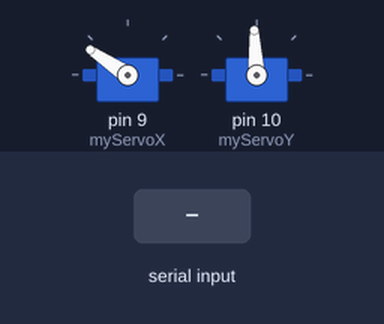
The sketch below on a simulated Arduino Uno, built with avr-gcc and run on an emulated ATmega328P. On the bench: 2 × servo. The test bench sets the inputs (shaded band).

Above: at 6.2 s.
6.3 s: "90 45\n" received over Serial
At 6.7 s:
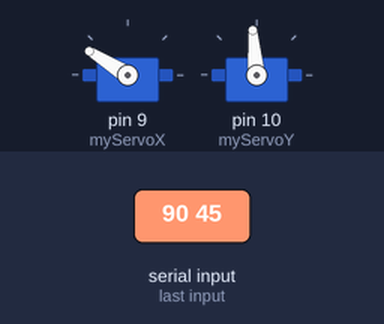
7.8 s: "30 150\n" received over Serial
At 8.8 s:
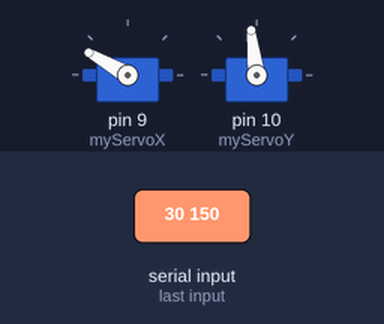
Timing chart, 0 to 10.8 s (numbered marks = the images above; inputs shaded):
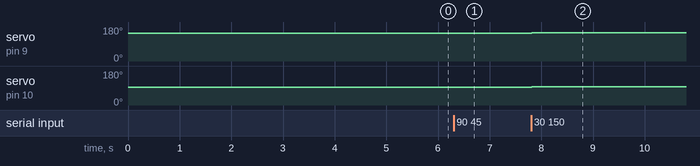

The sketch:

ArduinoReceiver.ino
```cpp
// Controlling a servo position using a potentiometer (variable resistor)
// by Michal Rinott <http://people.interaction-ivrea.it/m.rinott>

#include <Servo.h>

Servo myServoX;  // create servo object to control a servo
Servo myServoY;

#define MIN_DEGREES_X 1500
#define MAX_DEGREES_X 2600
#define MIN_DEGREES_Y 1100
#define MAX_DEGREES_Y 1900
#define MIDDLE_POS_X (MAX_DEGREES_X + MIN_DEGREES_X)/2;
#define MIDDLE_POS_Y (MAX_DEGREES_Y + MIN_DEGREES_Y)/2;


int joystickValueX;
int joystickValueY;
int posX;
int posY;

int valuesFromSerialPort[4];
int counter = 0;
boolean debug = false;

double delayTime = 0;

String inString = "";    // string to hold input

void setup()
{
  Serial.begin(9600);

  myServoX.attach(9);
  posX = MIDDLE_POS_X;
  myServoX.writeMicroseconds(posX);

  myServoY.attach(10);
  posY = MIDDLE_POS_Y;
  myServoY.writeMicroseconds(posY);

  delay(5000);
}


//void loop()
//{
//  joystickValueX = analogRead(0);            // reads the value of the joystick (value between 0 and 1023)
//  int centerAdjust = 20;
//  if (joystickValueX < (512 - centerAdjust)) {
//    posX -= 1;
//    delayTime = (joystickValueX + 1)/5;
//  } else if (joystickValueX > (512 + centerAdjust)) {
//    posX += 1;
//    delayTime = (abs(joystickValueX - 1024) + 1)/5;
//  } else {
//    posX += 0;
//    delayTime = 10;
//  }
//  posX = validatePosition(posX);
//  myServoX.write(posX);
//  Serial.println(delayTime);
//  delay(floor(delayTime));                           // waits for the servo to get there
//}
//
//int validatePosition(int posX) {
//  if (posX < MIN_DEGREES_X) {
//    return MIN_DEGREES_X;
//  } else if (posX > MAX_DEGREES_X) {
//    return MAX_DEGREES_X;
//  } else {
//    return posX;
//  }
//
//}


// Alternativ losningsmaate med to dimensjoner:
//void loop()
//{
//  if(debug) {
//      Serial.println(posX);
//  }
//
//  if(!myServoX.attached()) {
//    myServoX.attach(9);
//  }
//
//  if (Serial.available() > 0) {
//     int c = Serial.read() - '0';
//     Serial.println("c: " + c);
//     String miNambah = "";
//     while(c != -35 || c != -38) {
//       miNambah += c;
//       //joystickValueX = miNambah.toInt();
//       Serial.println(miNambah);
//       int c = Serial.read() - '0';
//     }
//
//
//  }
//  setPosX(joystickValueX);
//  myServoX.writeMicroseconds(posX);
//  //joystickValueY = analogRead(1);
//  //setPosY(joystickValueY);
//  //myServoY.write(posY);
//}

void loop()
{

  if(debug) {
      Serial.println(posX);
  }

  if(!myServoX.attached()) {
    myServoX.attach(9);
  }
  if(!myServoY.attached()) {
    myServoY.attach(10);
  }
  // Read serial input:
  while (Serial.available() > 0) {
    int inChar = Serial.read();
    if (isDigit(inChar)) {
      // convert the incoming byte to a char
      // and add it to the string:
      inString += (char)inChar;
    }
    if (inChar == ' ') {
      valuesFromSerialPort[counter] = inString.toInt();
      inString = "";
      counter += 1;
    }
    if (inChar == '\n') {
      valuesFromSerialPort[counter] = inString.toInt();

      // x-axis
      setPosX(valuesFromSerialPort[0]);
      myServoX.writeMicroseconds(posX);

      // y-axis
      setPosY(valuesFromSerialPort[1]);
      myServoY.writeMicroseconds(posY);

      // clear the string for new input:
      inString = "";
      counter = 0;

    }
  }
  delay(21);
     // Serial.print("Value:");

}

void setPosX(int joystickValueX) {
  int deltaX = getDelta(joystickValueX);
  //Serial.println(deltaX);

  if ((posX + deltaX) < MIN_DEGREES_X) {
     if(debug) {
       Serial.println("Boundary +");
     }
     posX = MIN_DEGREES_X;
  } else if ((posX + deltaX) > MAX_DEGREES_X) {
    if(debug) {
      Serial.println("Boundary -");
    }
    posX = MAX_DEGREES_X;
  } else {
    if(debug) {
      Serial.println("Inside bounds");
    }
    posX = posX + deltaX;
  }
}

//int setPosX(int joystickValueX) {
//  int deltaX = getDelta(joystickValueX);
//  if ((posX + deltaX) < MIN_DEGREES_X) {
//     if(debug) {
//       Serial.println("Boundary +");
//     }
//     return MIN_DEGREES_X;
//  } else if ((posX + deltaX) > MAX_DEGREES_X) {
//    if(debug) {
//      Serial.println("Boundary -");
//    }
//    return MAX_DEGREES_X;
//  } else {
//    if(debug) {
//      Serial.println("Inside bounds");
//    }
//    return posX + deltaX;
//  }
//}

void setPosY(int joystickValueY) {
  int deltaY = getDelta(joystickValueY);
  if ((posY + deltaY) < MIN_DEGREES_Y) {
     posY = MIN_DEGREES_Y;
  } else if ((posY + deltaY) > MAX_DEGREES_Y) {
    posY = MAX_DEGREES_Y;
  } else {
    posY = posY + deltaY;
  }
}

int getDelta(int joystickValue) {
  int centerAdjust = 20;
  if (joystickValue < (512 - centerAdjust)) {
    if(debug) {
      Serial.println("Going down");
    }
    return floor((512 - joystickValue)/20);
  } else if (joystickValue > (512 + centerAdjust)) {
    if(debug) {
      Serial.println("Going up");
    }
    return floor((joystickValue - 512)/20)*(-1);
  }
  if(debug) {
      Serial.println("Stick at rest");
  }
  myServoX.detach();
  return 0;
}
```

Measured:
- after the input at 6.3 s, servo on pin 9 (myServoX): 146° → 148° at once; servo on pin 10 (myServoY): 93° → 95° at once
- after the input at 7.8 s, servo on pin 9 (myServoX): 148° → 150° at once; servo on pin 10 (myServoY): 95° → 97° at once
